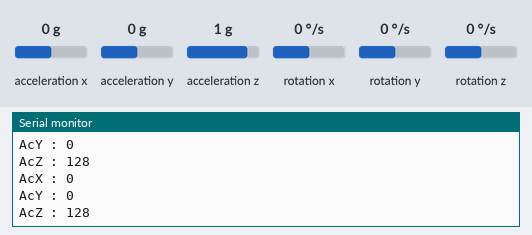
Simulated run of this sketch. Board: Arduino Uno, built with avr-gcc and run on an emulated ATmega328P. Shown: the last lines printed to the serial monitor. Wiring (inferred from the names in the program): MPU-6050 motion sensor at I2C address 0x68. The test bench sets the inputs (shaded band); at power-on: acceleration x 0 g, acceleration y 0 g, acceleration z 1 g, rotation x 0 °/s, rotation y 0 °/s, rotation z 0 °/s.

Above: at 1.3 s.
1.4 s: acceleration x set to -1.4 g
At 1.83 s:
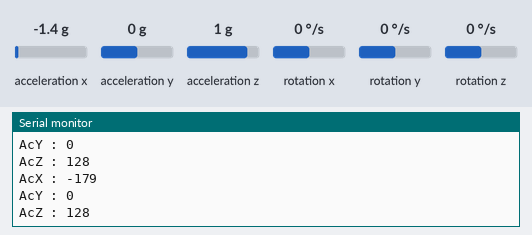
2.9 s: acceleration y set to -1.4 g
At 3.33 s:
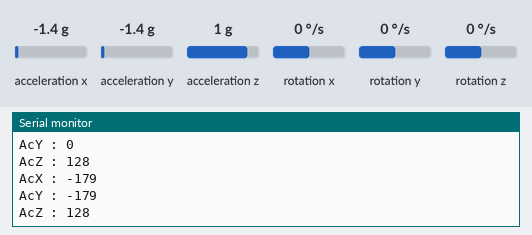
4.4 s: acceleration z set to -1.4 g
At 4.84 s:
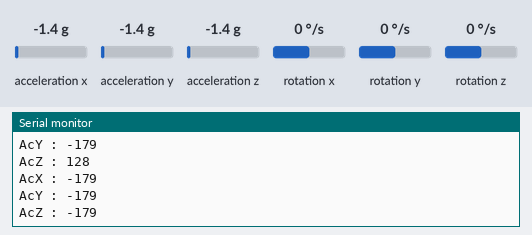

The sketch:

MPU6050.ino
```cpp
#include <Wire.h>
const int MPU = 0x68; // I2C address of the MPU-6050
int16_t AcX, AcY, AcZ, Tmp, GyX, GyY, GyZ;

void setup()
{
  Serial.begin(9600);
  Wire.begin();
  Wire.beginTransmission(MPU);
  Wire.write(0x6B);  // PWR_MGMT_1 register
  Wire.write(0);     // set to zero (wakes up the MPU-6050)
  Wire.endTransmission(true);
}

void loop()
{
  Wire.beginTransmission(MPU);
  Wire.write(0x3B);  // starting with register 0x3B (ACCEL_XOUT_H)
  Wire.endTransmission(false);
  Wire.requestFrom(MPU, 14, true); // request a total of 14 registers
  AcX = Wire.read() << 8 | Wire.read(); // 0x3B (ACCEL_XOUT_H) & 0x3C (ACCEL_XOUT_L)
  AcY = Wire.read() << 8 | Wire.read(); // 0x3D (ACCEL_YOUT_H) & 0x3E (ACCEL_YOUT_L)
  AcZ = Wire.read() << 8 | Wire.read(); // 0x3F (ACCEL_ZOUT_H) & 0x40 (ACCEL_ZOUT_L)
  GyX = Wire.read() << 8 | Wire.read(); // 0x43 (GYRO_XOUT_H) & 0x44 (GYRO_XOUT_L)
  GyY = Wire.read() << 8 | Wire.read(); // 0x45 (GYRO_YOUT_H) & 0x46 (GYRO_YOUT_L)
  GyZ = Wire.read() << 8 | Wire.read(); // 0x47 (GYRO_ZOUT_H) & 0x48 (GYRO_ZOUT_L)

  //Converted the data in degrees
  Serial.print("AcX : ");
  Serial.println(AcX / 128);
  Serial.print("AcY : ");
  Serial.println(AcY / 128);
  Serial.print("AcZ : ");
  Serial.println(AcZ / 128);
  delay(500);
}
```

Measured:
- after the input at 1.4 s, the serial monitor: prints a new line after 0.11 s (image 1)
- after the input at 2.9 s, the serial monitor: prints a new line after 0.13 s (image 2)
- after the input at 4.4 s, the serial monitor: prints a new line after 0.15 s (image 3)
